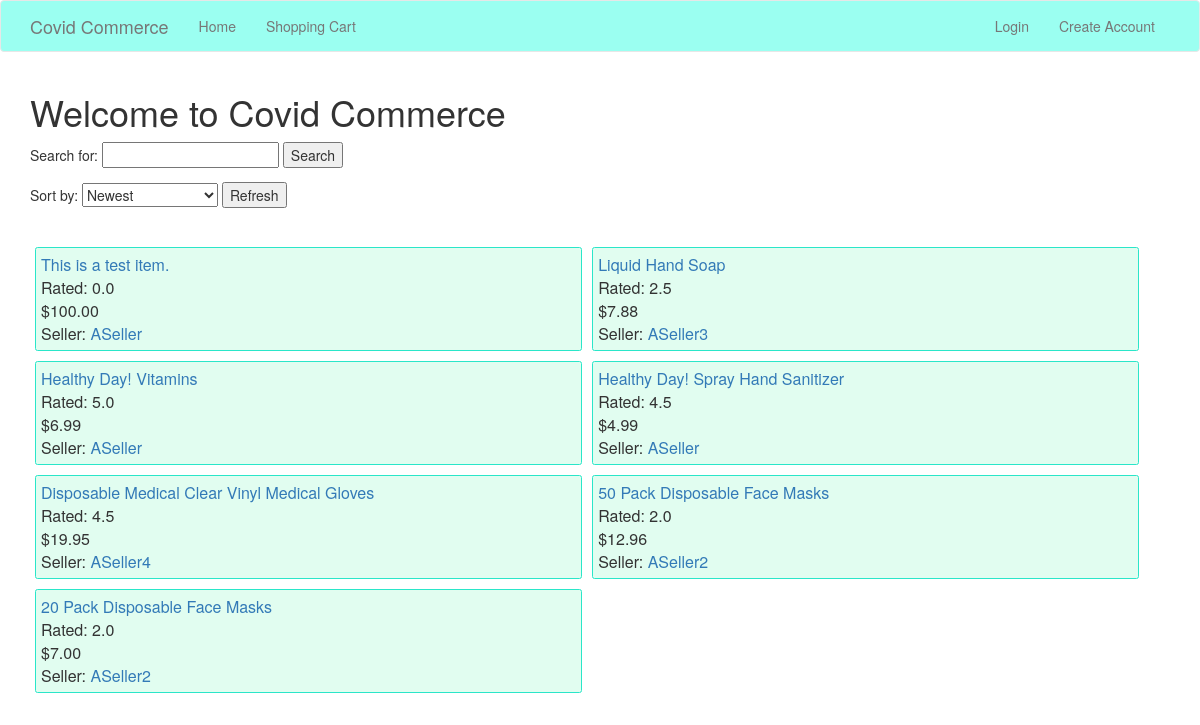
/index, run on the app's committed database.
### app/models.py (models this page shows, shortened)
class Item(db.Model):
    id = db.Column(db.Integer, primary_key = True)
    item_name = db.Column(db.String(64), index = True)
    item_description = db.Column(db.String(1500))
    seller_id = db.Column(db.Integer, db.ForeignKey('user.id'))
    price = db.Column(db.Float(precision = 2, asdecimal = True))
    posted_on = db.Column(db.DateTime, default = datetime.utcnow)
    num_available = db.Column(db.Integer, default = 0)
    initial_supply = db.Column(db.Integer, default = 0)
    in_cart_of = db.relationship('User', secondary = cart, primaryjoin = (cart.c.item_id == id), backref = db.backref('cart', lazy = 'dynamic'), lazy = 'dynamic') # All of the carts that an item is in
    num_purchased = db.Column(db.Integer, default = 0)
    supplied_in = db.relationship('Sellerorder', secondary = itemSellerOrder, primaryjoin = (itemSellerOrder.c.item_id == id), backref = db.backref('itemSellerOrder', lazy = 'dynamic'), lazy = 'dynamic') # All of the seller orders that an item exists in
    bought_in = db.relationship('Buyerorder', secondary = itemBuyerOrder, primaryjoin = (itemBuyerOrder.c.item_id == id), backref = db.backref('itemBuyerOrder', lazy = 'dynamic'), lazy = 'dynamic') # All of the buyer orders that an item exists in
    reviews = db.relationship('Review', backref='reviewed', lazy='dynamic')
    rating = db.Column(db.Float(precision = 2, asdecimal = True), default = 0.0)

class User(UserMixin, db.Model):
    id = db.Column(db.Integer, primary_key=True)
    username = db.Column(db.String(64), index=True, unique=True)
    email = db.Column(db.String(120), index=True, unique=True)
    password_hash = db.Column(db.String(128))
    first_name = db.Column(db.String(100))
    last_name = db.Column(db.String(100))
    about_seller = db.Column(db.String(140))
    address = db.Column(db.String(200))
    card_number = db.Column(db.String(16))
    security_code = db.Column(db.String(3))
    items = db.relationship('Item', backref='supplier', lazy='dynamic')
    is_seller = db.Column(db.Boolean, default = True)
    in_cart = db.relationship('Item', secondary = cart, primaryjoin = (cart.c.buyer_id == id), backref = db.backref('cart', lazy = 'dynamic'), lazy = 'dynamic') # All of the items in a buyer's cart
    orders_to = db.relationship('Sellerorder', backref='supplier', lazy='dynamic') # Order made to a seller
    orders_by = db.relationship('Buyerorder', backref='customer', lazy='dynamic') # Order made by a buyer
    orders_involved_in = db.relationship('Buyerorder', secondary = sellerBuyerOrder, primaryjoin = (sellerBuyerOrder.c.seller_id == id), backref = db.backref('sellerBuyerOrder', lazy = 'dynamic'), lazy = 'dynamic') # All of the items in this order
    reports = db.relationship('Report', backref='reported', lazy='dynamic')
    reviews = db.relationship('Review', backref='reviewer', lazy='dynamic')

### app/routes.py (the view, shortened to what this page needs)
@app.route('/', methods=['GET', 'POST'])
@app.route('/index', methods=['GET', 'POST'])
def index():
    sortForm=SortForm()
    if sortForm.validate_on_submit():
        newSort = int(sortForm.sort_by.data)
        if (newSort == 4):
            items=Item.query.order_by(Item.posted_on.desc())
        elif (newSort == 3):
            items=Item.query.order_by(Item.rating.desc())
        elif (newSort == 2):
            items=Item.query.order_by(Item.price.asc())
        elif (newSort == 1):
            items=Item.query.order_by(Item.price.desc())
        else:
            items = Item.query.order_by(Item.item_name.desc())
        item_list = items.all()
    else:
        items = Item.query.order_by(Item.item_name.desc())
        item_list = items.all()
    searchForm = SearchForm()
    search = Search.query.get(1)
    if search is None:
        search = Search(search_key = '')
        db.session.add(search)
        db.session.commit()
    search_key = search.search_key
    searchForm.search_key.data = search_key
    return render_template('index.html', searchForm=searchForm, sortForm=sortForm, title="Covid Commerce", items=item_list, current_user = current_user)

### app/forms.py
class SortForm(FlaskForm):
    sort_by = SelectField('Sort by...',choices = [(4,'Newest'),(3, 'Top Reviewed'), (2, 'Price: Low to High'), (1,'Price: High to Low')])
    submit = SubmitField('Refresh')

class SearchForm(FlaskForm):
    search_key = StringField('Search for', validators=[Length(min = 1, max = 100)])
    submit = SubmitField('Search')

### app/routes.py (called while the page is built)
@app.before_request
def before_request():
    if current_user.is_authenticated:
        current_user.last_seen = datetime.utcnow()
        db.session.add(current_user)
        db.session.commit()

### app/templates/index.html (shortened to what this page needs)
{% extends "base.html" %}
{% import 'bootstrap/wtf.html' as wtf %}
{% block app_content %}
    <h1> Welcome to Covid Commerce </h1>
    {% if searchForm %}
    <form action="" method="POST">
        Search for:
        {{ searchForm.search_key() }}
        {{ searchForm.submit(class="button") }}
    </form>
    {% endif %}
    {% if sortForm %}
    <form action="" method="POST">
        Sort by:
        {{ sortForm.sort_by(class="formselect") }}
        {{ sortForm.submit(class="button") }}
    </form>
    {% endif %}
    <br>
    <div class="itemList">
        {% for item in items %}
            {% if item.initial_supply > item.num_purchased %}
                <div class="item-box">
                    <table>
                        <tr>
                            <td>
                                {% include 'vague_item.html' %}
                            </td>
                        </tr>
                    </table>
                </div>
            {% endif %}
            <br>
        {% endfor %}
    </div>
{% endblock %}

### app/templates/base.html (shortened to what this page needs)
<html>
    <head>
        <link rel="stylesheet" type = "text/css" href="{{ url_for('static', filename='css/main.css') }}">
    </head>
{% extends 'bootstrap/base.html' %}
{% block navbar %}
    <nav class = "navbar navbar-default"  style="background-color: rgb(155, 255, 241)">
        <div class="container">
            <div class="nabbar-header">
                <a class="navbar-brand" href="{{ url_for('clear_search') }}"> Covid Commerce </a>
            </div>
            <div class="collapse navbar-collapse" id="bs-example-navbar-collapse-1">
                <ul class="nav navbar-nav">
                    {% if current_user.is_anonymous or current_user.is_seller == False %}
                        <li>
                            <a href="{{ url_for('clear_search') }}"> Home </a>
                        </li>
                        <li>
                        <a href="{{ url_for('cart') }}"> Shopping Cart </a>
                        </li>
                    {% endif %}
                </ul>
                <ul class="nav navbar-nav navbar-right">
                    {% if current_user.is_anonymous %}
                        <li>
                            <a href="{{ url_for('login') }}"> Login </a>
                        </li>
                        <li>
                            <a href="{{ url_for('register') }}"> Create Account </a>
                        </li>
                    {% endif %}
                </ul>
            </div>
        </div>
    </nav>
{% endblock %}
{% block content %}
    <div class="container">
        {% block app_content %}{% endblock %}
    </div>
{% endblock %}

### app/templates/vague_item.html
{% import 'bootstrap/wtf.html' as wtf %}
{% block app_content %}
    <table>
        <tr>
            <td>
                <a class="linkText" href="{{ url_for('detailed_item', item_id = item.id) }}"> {{ item.item_name }} </a>
            </td>
        </tr>
        <tr>
            <td>
                Rated: {{ "%.1f"|format(item.rating) }}
            </td>
        </tr>
        <tr>
            <td>
                {{ "$%.2f"|format(item.price) }}
            </td>
        </tr>
        <tr>
            <td>
                Seller: <a class="linkText" href="{{ url_for('seller_page', seller_username = item.supplier.username) }}"> {{ item.supplier.username }}</a>
            </td>
        </tr>
    </table>
{% endblock %}

### app/static/css/main.css (style rules this page uses)
.itemList { display: flex; flex-wrap: wrap; }
.navBar { background-color: rgb(160, 255, 241); }
@media (min-width: 1200px) { .item-box { display: flex; vertical-align: middle; background-color: rgb(225, 253, 240); width: 25%; margin: 5px; padding: 5px; border: 1.5px solid rgb(42, 230, 201); border-radius: 2.5px; } }
@media (min-width: 800px) and (max-width: 1200px) { .item-box { display: flex; vertical-align: middle; background-color: rgb(225, 253, 240); width: 48%; margin: 5px; padding: 5px; border: 1.5px solid rgb(42, 230, 201); border-radius: 2.5px; } }

### data on the page
Item: item_name "This is a test item.", rating "0.0", price "$100.00", supplier.username "ASeller"
Item: item_name "Liquid Hand Soap", rating "2.5", price "$7.88", supplier.username "ASeller3"
Item: item_name "Healthy Day! Vitamins", rating "5.0", price "$6.99", supplier.username "ASeller"
Item: item_name "Healthy Day! Spray Hand Sanitizer", rating "4.5", price "$4.99", supplier.username "ASeller"
Item: item_name "Disposable Medical Clear Vinyl Medical Gloves", rating "4.5", price "$19.95", supplier.username "ASeller4"
Item: item_name "50 Pack Disposable Face Masks", rating "2.0", price "$12.96", supplier.username "ASeller2"
Item: item_name "20 Pack Disposable Face Masks", rating "2.0", price "$7.00", supplier.username "ASeller2"
